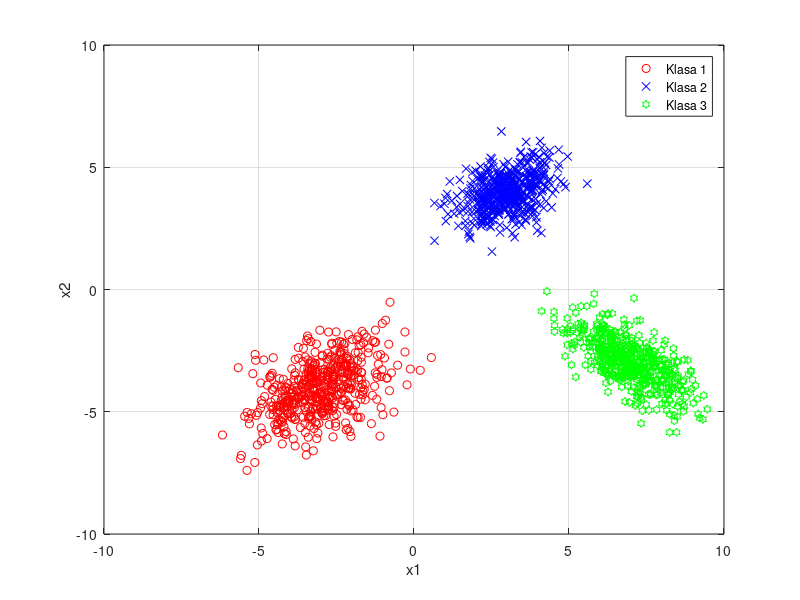

Here is the MATLAB script that generated this plot: (Note: this script raises an error after producing the figure.)
clear all;
close all;
clc;

N = 500;
M1 = [-3 -4]';
M2 = [3,4]';
M3 = [7,-3]';
S1 = [1.2 0.5; 0.5 1.2];
S2 = [0.6 0.2; 0.2 0.6];
S3 = [1 -0.7; -0.7 1];
 
X1 = mvnrnd(M1,S1,N);
X2 = mvnrnd(M2,S2,N);
X3 = mvnrnd(M3,S3,N);

figure();
plot(X1(:,1), X1(:,2), 'ro', X2(:,1), X2(:,2), 'bx', X3(:,1), X3(:,2), 'gh');
legend('Klasa 1', 'Klasa 2', 'Klasa 3');
xlabel('x1');ylabel('x2');
grid on;

%% Linearni klasifikator-metod resupstitucije-klasifikacija jedne klase

X12 = [X1; X2];
[s_opt, v0_opt, Neps_opt, M1, M2, S1, S2] = metod_resupstitucije(X12, X3);

v_opt = (s_opt*S1+(1-s_opt)*S2)^(-1)*(M2-M1);
x11 = -8:0.1:12;
x21 = -(v0_opt+v_opt(1)*x11)/v_opt(2);

%%
figure();
plot(X1(:,1), X1(:,2), 'ro', X2(:,1), X2(:,2), 'bx', X3(:,1), X3(:,2), 'gh');
hold all;
plot(x11,x21,'k--');
legend('Klasa 1', 'Klasa 2', 'Klasa 3', 'Klasifikaciona linija');
xlabel('x1');ylabel('x2');
title('Klasifikacija');
grid on;
xlim([-8 12]);
ylim([-8 8]);

Ylabel = [ones(1,N), 2*ones(1,N), 3*ones(1,N)];
Ypred = ones(1,3*N);

X = [X12; X3];

for i =1 : 3*N
   x = X(i,:)';
   if (v_opt' * x + v0_opt) > 0
       Ypred(i) = 3;  
   end  
end

ind = find(Ypred==1);
C = confusionmat(Ylabel,Ypred);

%% Klasifikacija druge dve klase

[s_opt, v0_opt, Neps_opt, M1, M2, S1, S2] = metod_resupstitucije(X1, X2);

v_opt = (s_opt*S1+(1-s_opt)*S2)^(-1)*(M2-M1);
x12 = -8:0.1:12;
x22 = -(v0_opt+v_opt(1)*x11)/v_opt(2);

figure();
plot(X1(:,1), X1(:,2), 'ro', X2(:,1), X2(:,2), 'bx', X3(:,1), X3(:,2), 'gh');
hold all;
plot(x11,x21,'k--');
plot(x12,x22,'k--');
xlabel('x1');ylabel('x2');
title('Klasifikacija');
grid on;
xlim([-8 12]);
ylim([-8 8]);
legend('Klasa 1', 'Klasa 2', 'Klasa 3', 'Klasifikaciona linija 1', 'Klasifikaciona linija 2');


if ~isempty(ind)
    X = X(ind,:);
    for i =1 :length(X)
        x = X(i,:)';
        if (v_opt' * x + v0_opt) > 0
            Ypred(i) = 2;  
        end  
    end
end

%% 
C = confusionmat(Ylabel,Ypred);
figure();
cm = confusionchart(Ylabel,Ypred);

%% Linearni klasifikator na bazi zeljenog izlaza

X12 = [X1; X2];

U = [-1*ones(1,2*N) ones(1,N); -X12', X3'];
G = ones(3*N,1); 
W = (U*U')\U*G;

v0 = W(1); v1 = W(2); v2 = W(3);

x11 = -8:0.1:12;
x21 = -(v0+v1*x11)/v2;

figure();
plot(X1(:,1), X1(:,2), 'ro', X2(:,1), X2(:,2), 'bx', X3(:,1), X3(:,2), 'gh');
hold all;
plot(x11,x21,'k--');
legend('Klasa 1', 'Klasa 2', 'Klasa 3', 'Klasifikaciona linija');
xlabel('x1');ylabel('x2');
title('Klasifikacija');
grid on;
xlim([-8 12]);
ylim([-8 8]);

Ylabel = [ones(1,N), 2*ones(1,N), 3*ones(1,N)];
Ypred = ones(1,3*N);

X = [X12; X3];
v_opt = [v1; v2];

v_opt = [v1; v2];
for i =1 : 3*N
   x = X(i,:)';
   if (v_opt' * x + v0) > 0
       Ypred(i) = 3;  
   end  
end

ind = find(Ypred==1);


U = [-1*ones(1,N) ones(1,N); -X1', X2'];
G = ones(2*N,1); 
W = (U*U')\U*G;

v0 = W(1); v1 = W(2); v2 = W(3);

x12 = -8:0.1:12;
x22 = -(v0+v1*x11)/v2;

figure();
plot(X1(:,1), X1(:,2), 'ro', X2(:,1), X2(:,2), 'bx', X3(:,1), X3(:,2), 'gh');
hold all;
plot(x11,x21,'k--');
plot(x12,x22,'k--');
xlabel('x1');ylabel('x2');
title('Klasifikacija');
grid on;
xlim([-8 12]);
ylim([-8 8]);
legend('Klasa 1', 'Klasa 2', 'Klasa 3', 'Klasifikaciona linija 1', 'Klasifikaciona linija 2');

v_opt = [v1; v2];
if ~isempty(ind)
    X = X(ind,:);
    for i =1 :length(X)
        x = X(i,:)';
        if (v_opt' * x + v0) > 0
            Ypred(i) = 2;  
        end  
    end
end

C = confusionmat(Ylabel,Ypred);
figure()
cm = confusionchart(Ylabel,Ypred);

%% Vece gamma

X12 = [X1; X2];

U = [-1*ones(1,2*N) ones(1,N); -X12', X3'];
G = [ones(2*N,1); 1.5 * ones(N,1)]; 
W = (U*U')\U*G;

v0 = W(1); v1 = W(2); v2 = W(3);

x11 = -8:0.1:12;
x21 = -(v0+v1*x11)/v2;

figure();
plot(X1(:,1), X1(:,2), 'ro', X2(:,1), X2(:,2), 'bx', X3(:,1), X3(:,2), 'gh');
hold all;
plot(x11,x21,'k--');
legend('Klasa 1', 'Klasa 2', 'Klasa 3', 'Klasifikaciona linija');
xlabel('x1');ylabel('x2');
title('Klasifikacija');
grid on;
xlim([-8 12]);
ylim([-8 8]);

Ylabel = [ones(1,N), 2*ones(1,N), 3*ones(1,N)];
Ypred = ones(1,3*N);

X = [X12; X3];
v_opt = [v1; v2];

v_opt = [v1; v2];
for i =1 : 3*N
   x = X(i,:)';
   if (v_opt' * x + v0) > 0
       Ypred(i) = 3;  
   end  
end

ind = find(Ypred==1);


U = [-1*ones(1,N) ones(1,N); -X1', X2'];
G = ones(2*N,1); 
W = (U*U')\U*G;

v0 = W(1); v1 = W(2); v2 = W(3);

x12 = -8:0.1:12;
x22 = -(v0+v1*x11)/v2;

figure();
plot(X1(:,1), X1(:,2), 'ro', X2(:,1), X2(:,2), 'bx', X3(:,1), X3(:,2), 'gh');
hold all;
plot(x11,x21,'k--');
plot(x12,x22,'k--');
xlabel('x1');ylabel('x2');
title('Klasifikacija');
grid on;
xlim([-8 12]);
ylim([-8 8]);
legend('Klasa 1', 'Klasa 2', 'Klasa 3', 'Klasifikaciona linija 1', 'Klasifikaciona linija 2');

v_opt = [v1; v2];
if ~isempty(ind)
    X = X(ind,:);
    for i =1 :length(X)
        x = X(i,:)';
        if (v_opt' * x + v0) > 0
            Ypred(i) = 2;  
        end  
    end
end

C = confusionmat(Ylabel,Ypred);
figure(10)
cm = confusionchart(Ylabel,Ypred);

%% Kvadratni klasifikator

N = 500;
X = zeros(2,N);
Y = zeros(2,N);
ro_1   = rand(1,N);
teta_1 = rand(1,N)*2*pi;
ro_2   = rand(1,N)+3;
teta_2 = rand(1,N)*2*pi;

X(1,:) = ro_1.*cos(teta_1);
X(2,:) = ro_1.*sin(teta_1);

Y(1,:) = ro_2.*cos(teta_2);
Y(2,:) = ro_2.*sin(teta_2);

figure();
hold all;
plot(X(1,:), X(2,:), 'ro', Y(1,:), Y(2,:), 'bx');
xlabel('x1');ylabel('x2');
grid on;
legend('Klasa 1', 'Klasa 2');

U = [-1*ones(1,N) ones(1,N); -X, Y; -X(1,:).^2 Y(1,:).^2; ...
    -X(2,:).^2 Y(2,:).^2; -2*X(1,:).*X(2,:) 2*Y(1,:).*Y(2,:)];
G = ones(2*N,1); %gamma
W = (U*U')\U*G;

v0 = W(1); v1 = W(2); v2 = W(3); v3 = W(4); v4 = W(5); v5 = W(6);

x1 = -5:0.1:5;
x2 = -5:0.1:5;
h = zeros(length(x1), length(x2));

for j = 1:length(x2)
    for i = 1:length(x1)
        h(i,j) = v0+v1*x1(i)+v2*x2(j)+v3*x1(i).^2+v4*x2(j).^2+2*v5*x2(j).*x1(i);
    end
end

figure();
hold all;
plot(X(1,:), X(2,:), 'ro', Y(1,:), Y(2,:), 'bx');
xlabel('x1');ylabel('x2');
grid on;
contour(x1,x2,h,[0 0], 'k--');
legend('Klasa 1', 'Klasa 2', 'Klasifikaciona linija');
title('Klasifikacija')